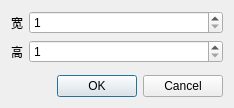
<?xml version="1.0" encoding="UTF-8"?>
<ui version="4.0">
 <class>ResizeMapDialog</class>
 <widget class="QDialog" name="ResizeMapDialog">
  <property name="geometry">
   <rect>
    <x>0</x>
    <y>0</y>
    <width>234</width>
    <height>108</height>
   </rect>
  </property>
  <property name="windowTitle">
   <string>调整地图大小</string>
  </property>
  <layout class="QVBoxLayout" name="verticalLayout">
   <item>
    <layout class="QFormLayout" name="formLayout">
     <item row="0" column="0">
      <widget class="QLabel" name="label">
       <property name="text">
        <string>宽</string>
       </property>
      </widget>
     </item>
     <item row="0" column="1">
      <widget class="QSpinBox" name="spinBoxWidth">
       <property name="minimum">
        <number>1</number>
       </property>
      </widget>
     </item>
     <item row="1" column="1">
      <widget class="QSpinBox" name="spinBoxHeight">
       <property name="minimum">
        <number>1</number>
       </property>
      </widget>
     </item>
     <item row="1" column="0">
      <widget class="QLabel" name="label_2">
       <property name="text">
        <string>高</string>
       </property>
      </widget>
     </item>
    </layout>
   </item>
   <item>
    <widget class="QDialogButtonBox" name="buttonBox">
     <property name="orientation">
      <enum>Qt::Horizontal</enum>
     </property>
     <property name="standardButtons">
      <set>QDialogButtonBox::Cancel|QDialogButtonBox::Ok</set>
     </property>
    </widget>
   </item>
  </layout>
 </widget>
 <resources/>
 <connections>
  <connection>
   <sender>buttonBox</sender>
   <signal>accepted()</signal>
   <receiver>ResizeMapDialog</receiver>
   <slot>accept()</slot>
   <hints>
    <hint type="sourcelabel">
     <x>248</x>
     <y>254</y>
    </hint>
    <hint type="destinationlabel">
     <x>157</x>
     <y>274</y>
    </hint>
   </hints>
  </connection>
  <connection>
   <sender>buttonBox</sender>
   <signal>rejected()</signal>
   <receiver>ResizeMapDialog</receiver>
   <slot>reject()</slot>
   <hints>
    <hint type="sourcelabel">
     <x>316</x>
     <y>260</y>
    </hint>
    <hint type="destinationlabel">
     <x>286</x>
     <y>274</y>
    </hint>
   </hints>
  </connection>
 </connections>
</ui>
